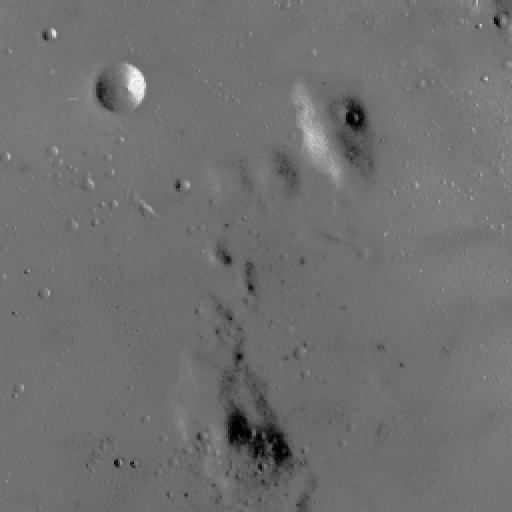
#> input picture skimage.data.moon(), 512 x 512 px
$ jupyter execute --allow-errors Image_Forgery_SSIM_Test.ipynb   (older library calls are emulated)
#> lines starting #> are read from the running program, lines starting #| are printed output that depends on the picture
# **This is a code for SSIM test**

---

Project Name: Raava: Google Chrome Extensions Artificial Intelligence for Phishing Email Prevention and Image Forgery Detection

Student Name: Mokhamad Fikri Alfawaid

Student Id: 2500125A

Major: IT Cyber Security

Year: 2021

University of Glasgow

# **Code**

[cell 1]
# import library
from skimage.metrics import mean_squared_error as compare_mse
from skimage.metrics import peak_signal_noise_ratio as compare_psnr
from skimage.metrics import structural_similarity as compare_ssim
import matplotlib.pyplot as plt
from skimage import data, img_as_float
from pathlib import Path
import pandas as pd
import cv2 as cv
import numpy as np

[cell 2]
# SSIM score checker function
def detectSSIMScore(path1, path2):
  # load images
  imageA = cv.imread(path1)
  imageB = cv.imread(path2)

  # grayscale
  grayA = cv.cvtColor(imageA, cv.COLOR_BGR2GRAY)
  grayB = cv.cvtColor(imageB, cv.COLOR_BGR2GRAY)

  #  compute the SSIM
  (score, diff) = compare_ssim(grayA, grayB, full=True)
  diff = (diff *255).astype("uint8")

  return score

# **Check SSIM, MSE, and PSNR Difference**

[cell 3]
# collecting embedded payload images
imageOriginalArray = []
imageSteganoArray1 = []
imageSteganoArray2 = []
imageSteganoArray3 = []
imageSteganoArray4 = []

for img_path in sorted(Path('./drive/MyDrive/Image_Forgery_Detection/Dataset_50').glob('*.jpg')):
    input_image = str(img_path)
    imageOriginalArray.append(input_image)

for img_path in sorted(Path('./drive/MyDrive/Image_Forgery_Detection/Stego_20_Bytes').glob('*.png')):
    input_imaji = str(img_path)
    imageSteganoArray1.append(input_imaji)

for img_path in sorted(Path('./drive/MyDrive/Image_Forgery_Detection/Stego_21_Bytes').glob('*.png')):
    input_imajineshon = str(img_path)
    imageSteganoArray2.append(input_imajineshon)

for img_path in sorted(Path('./drive/MyDrive/Image_Forgery_Detection/Stego_Min_Bytes').glob('*.png')):
    input_imagination = str(img_path)
    imageSteganoArray3.append(input_imagination)

for img_path in sorted(Path('./drive/MyDrive/Image_Forgery_Detection/Stego_Max_Bytes').glob('*.png')):
    maximum_imajineshon = str(img_path)
    imageSteganoArray4.append(maximum_imajineshon)

**Compare 20 and 21 bytes payload SSIM, MSE, and PSNR**

[cell 4]
result = []
number = 1
#> (the rest of this cell did not finish here and is left out)

**Compare 1 bytes and maximum bytes payload SSIM, MSE, and PSNR**

[cell 5]
result = []
number = 1
#> (the rest of this cell did not finish here and is left out)

[cell 6]
img = img_as_float(data.moon())
rows, cols = img.shape
#> rows = 512; cols = 512

noise = np.ones_like(img) * 0.2 * (img.max() - img.min())
#> noise: shape (512, 512) float64; every value is 0.2
rng = np.random.default_rng()
noise[rng.random(size=noise.shape) > 0.5] *= -1
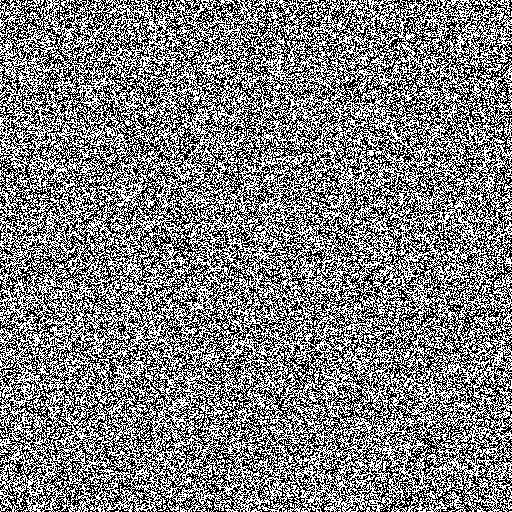
#> noise: shape (512, 512) float64; values -0.2 (black) and 0.2 (white), 50.2% white; black in thin lines or dots

img_noise = img + noise
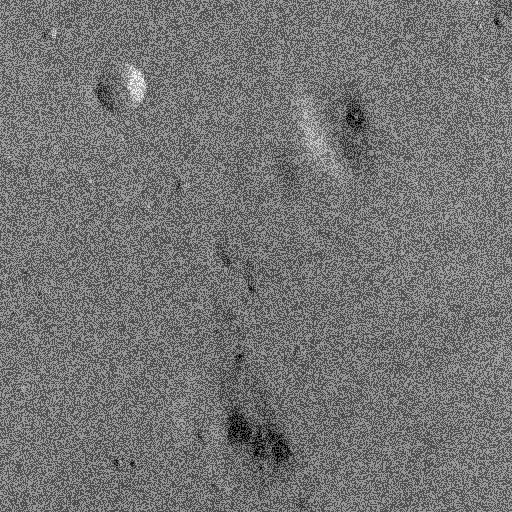
#> img_noise: shape (512, 512) float64; min -0.2, max 1.2, mean 0.441; drawn with min black and max white
img_const = img + abs(noise)

fig, axes = plt.subplots(nrows=1, ncols=3, figsize=(10, 4),
                         sharex=True, sharey=True)
ax = axes.ravel()

mse_none = compare_mse(img, img)
#> mse_none = 0
psnr_none = compare_psnr(img,img)
#> psnr_none = inf
ssim_none = compare_ssim(img, img, data_range=img.max() - img.min())
#> ssim_none = 1

mse_noise = compare_mse(img, img_noise)
#> mse_noise = 0.04
psnr_noise = compare_psnr(img,img_noise)
#> psnr_noise = 13.98
ssim_noise = compare_ssim(img, img_noise,
                  data_range=img_noise.max() - img_noise.min())
#> ssim_noise = 0.0558

mse_const = compare_mse(img, img_const)
#> mse_const = 0.04
psnr_const = compare_psnr(img,img_const)
#> psnr_const = 13.98
ssim_const = compare_ssim(img, img_const,
                  data_range=img_const.max() - img_const.min())
#> ssim_const = 0.931

ax[0].imshow(img, cmap=plt.cm.gray, vmin=0, vmax=1)
ax[0].set_xlabel(f'MSE: {mse_none:.2f}, PSNR: {psnr_none:.2f}, SSIM: {ssim_none:.2f}')
ax[0].set_title('Original image')

ax[1].imshow(img_noise, cmap=plt.cm.gray, vmin=0, vmax=1)
ax[1].set_xlabel(f'MSE: {mse_noise:.2f}, PSNR: {psnr_noise:.2f}, SSIM: {ssim_noise:.2f}')
ax[1].set_title('Image with noise')

ax[2].imshow(img_const, cmap=plt.cm.gray, vmin=0, vmax=1)
ax[2].set_xlabel(f'MSE: {mse_const:.2f}, PSNR: {psnr_const:.2f}, SSIM: {ssim_const:.2f}')
ax[2].set_title('Image plus constant')

plt.tight_layout()
plt.show()
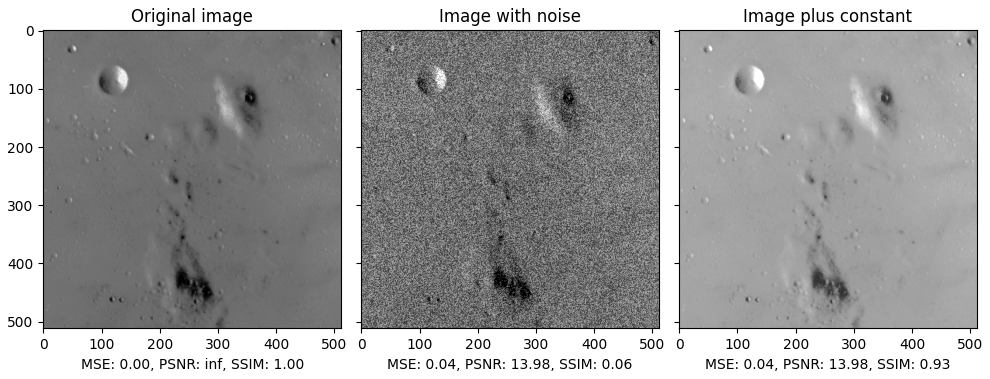
#> figure drawn by matplotlib, 3 panels
